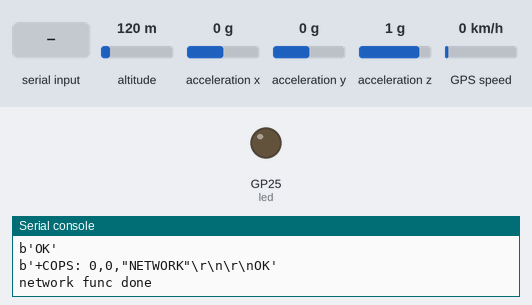
A program run on a simulated Raspberry Pi Pico running MicroPython. Parts: output pins drawn as LEDs (lit = HIGH), the last lines printed to the serial console. Inputs (shaded band) come from the test bench; at power-on: acceleration x 0 g, altitude 120 m, acceleration y 0 g, acceleration z 1 g, GPS speed 0 km/h. WiFi joins after 1.5 s; the GPS gets a fix after 3 s at 37.7749, -122.4194 with 8 satellites; the modem accepts every AT command (registered, SIM ready, sends succeed) and sends nothing else; library files of the repository ran but are not shown: mpu6886.py.

Above: at 15.3 s.
15.4 s: acceleration x set to -1.4 g
17.6 s: "OK\n" received over the second serial link
At 20.9 s:
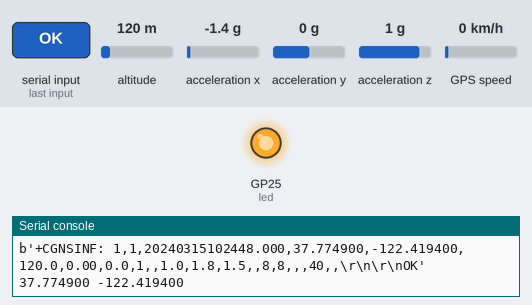
Timing chart, 0 to 23.6 s (numbered marks = the images above; inputs shaded):
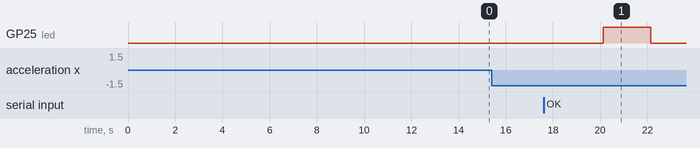

The program:

main.py
```python
import utime
import time
from machine import I2C, Pin
from mpu6886 import MPU6886
import gps
import network
import urequests

post_url = "https://postgpsdata-6hc3arpala-uc.a.run.app"

ssid = "iotlab"
password = "modermodemet"

wlan = network.WLAN(network.STA_IF)
wlan.active(True)
wlan.connect(ssid, password)

while not wlan.isconnected():
    print("Connecting to WiFi...")
    time.sleep(1)

print("Connected to WiFi")
print("IP Address:", wlan.ifconfig()[0])


led = Pin("LED", Pin.OUT)

i2c = I2C(1, scl= Pin(19), sda=Pin(18), freq=400000)
sensor = MPU6886(i2c)

print("MPU6886 id: " + hex(sensor.whoami))

prevVal = sensor.acceleration

gps.init_gps()
gps.initialize_network()

def checkForAcceleration(acceleration):
    global prevVal

    for idx,acc in enumerate(prevVal):
        if(abs(acceleration[idx] - acc) > 3):
            print("Accelerated")
            gpsData = gps.get_gps()
            led.value(1)
            time.sleep(2)
            led.value(0)
            if(gpsData is not None and len(gpsData) == 2):
                postNewGpsData(gpsData)
            else:
                print("no GPS data retrieved")
            utime.sleep_ms(1000)
            break

    prevVal = acceleration

def postNewGpsData(data):
    try:
        doSend = True
        for value in data:
            num = float(value)
            if num <= 0:
                doSend = False
        if(doSend):
            print("Sending Data")
            data = {
                "gpsUnitId": "0",
                "latitude": data[0],
                "longitude": data[1]
                }
            headers = {
                "Content-Type": "application/json"
                }
            response = urequests.post(post_url, json=data, headers=headers)
            print(response.status_code)
    except:
        print("invalid gps data")


while True:
    checkForAcceleration(sensor.acceleration)
    utime.sleep_ms(1000)
```

gps.py
```python
from machine import UART
import time

uart = UART(0, baudrate=115200, tx=0, rx=1)

def send_at(cmd):
    message = cmd + "\r\n"
    response = b""
    timeout = 2000
    current_time = time.ticks_ms()
    uart.write(message.encode())
    while(time.ticks_ms() - current_time < timeout):
        if uart.any():
            data = uart.read()
            if data:
                response += data
    print(response.strip())
    return response.strip()

def init_gps():
    send_at("ATE0")
    response = send_at("AT")
    while (response != b'OK'):
        print("Attempting to initiate GPS")
        send_at("ATE0")
        response = send_at("AT")
    print("GPS initialized")
    return True

def get_gps():
    send_at("AT+CGNSPWR=1")
    response = send_at("AT+CGNSINF")
    responseToString = response.decode("utf-8")
    responseToList = responseToString.split(",")
    if(len(responseToList) >= 4):
        print(responseToList[3], responseToList[4])
        return (responseToList[3], responseToList[4])

def initialize_network():
    print("Network func start")
    send_at("AT+CPIN?")
    send_at('AT+CSQ')
    send_at('AT+CPSI?')
    send_at("AT+COPS?")
    print("network func done")
```
